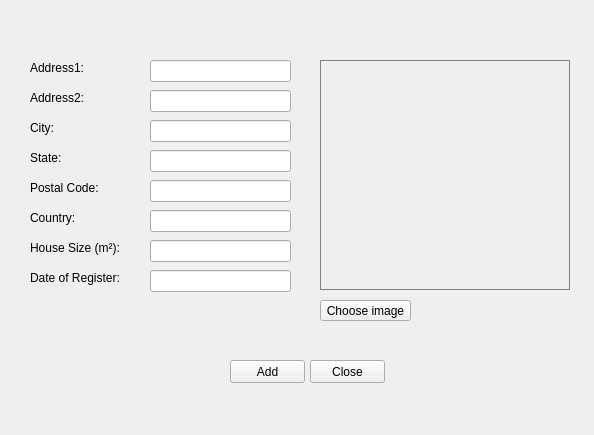
<?xml version="1.0" encoding="UTF-8"?>
<ui version="4.0">
 <class>Form</class>
 <widget class="QWidget" name="Form">
  <property name="geometry">
   <rect>
    <x>0</x>
    <y>0</y>
    <width>594</width>
    <height>435</height>
   </rect>
  </property>
  <property name="windowTitle">
   <string>Add House</string>
  </property>
  <property name="windowIcon">
   <iconset>
    <normaloff>icon.png</normaloff>icon.png</iconset>
  </property>
  <widget class="QLabel" name="label">
   <property name="geometry">
    <rect>
     <x>30</x>
     <y>60</y>
     <width>61</width>
     <height>16</height>
    </rect>
   </property>
   <property name="text">
    <string>Address1:</string>
   </property>
  </widget>
  <widget class="QLabel" name="label_2">
   <property name="geometry">
    <rect>
     <x>30</x>
     <y>90</y>
     <width>61</width>
     <height>16</height>
    </rect>
   </property>
   <property name="text">
    <string>Address2:</string>
   </property>
  </widget>
  <widget class="QLabel" name="label_3">
   <property name="geometry">
    <rect>
     <x>30</x>
     <y>120</y>
     <width>61</width>
     <height>16</height>
    </rect>
   </property>
   <property name="text">
    <string>City:</string>
   </property>
  </widget>
  <widget class="QLabel" name="label_4">
   <property name="geometry">
    <rect>
     <x>30</x>
     <y>150</y>
     <width>61</width>
     <height>16</height>
    </rect>
   </property>
   <property name="text">
    <string>State:</string>
   </property>
  </widget>
  <widget class="QLabel" name="label_5">
   <property name="geometry">
    <rect>
     <x>30</x>
     <y>180</y>
     <width>91</width>
     <height>16</height>
    </rect>
   </property>
   <property name="text">
    <string>Postal Code:</string>
   </property>
  </widget>
  <widget class="QLabel" name="label_6">
   <property name="geometry">
    <rect>
     <x>30</x>
     <y>210</y>
     <width>71</width>
     <height>16</height>
    </rect>
   </property>
   <property name="text">
    <string>Country:</string>
   </property>
  </widget>
  <widget class="QLabel" name="label_7">
   <property name="geometry">
    <rect>
     <x>30</x>
     <y>240</y>
     <width>111</width>
     <height>16</height>
    </rect>
   </property>
   <property name="text">
    <string>House Size (m²):</string>
   </property>
  </widget>
  <widget class="QLabel" name="label_8">
   <property name="geometry">
    <rect>
     <x>30</x>
     <y>270</y>
     <width>111</width>
     <height>16</height>
    </rect>
   </property>
   <property name="text">
    <string>Date of Register:</string>
   </property>
  </widget>
  <widget class="QLineEdit" name="date_lineEdit">
   <property name="enabled">
    <bool>true</bool>
   </property>
   <property name="geometry">
    <rect>
     <x>150</x>
     <y>270</y>
     <width>141</width>
     <height>22</height>
    </rect>
   </property>
  </widget>
  <widget class="QLineEdit" name="country_lineEdit">
   <property name="geometry">
    <rect>
     <x>150</x>
     <y>210</y>
     <width>141</width>
     <height>22</height>
    </rect>
   </property>
  </widget>
  <widget class="QLineEdit" name="size_lineEdit">
   <property name="geometry">
    <rect>
     <x>150</x>
     <y>240</y>
     <width>141</width>
     <height>22</height>
    </rect>
   </property>
  </widget>
  <widget class="QLineEdit" name="postalcode_lineEdit">
   <property name="geometry">
    <rect>
     <x>150</x>
     <y>180</y>
     <width>141</width>
     <height>22</height>
    </rect>
   </property>
  </widget>
  <widget class="QLineEdit" name="state_lineEdit">
   <property name="geometry">
    <rect>
     <x>150</x>
     <y>150</y>
     <width>141</width>
     <height>22</height>
    </rect>
   </property>
  </widget>
  <widget class="QLineEdit" name="city_lineEdit">
   <property name="geometry">
    <rect>
     <x>150</x>
     <y>120</y>
     <width>141</width>
     <height>22</height>
    </rect>
   </property>
  </widget>
  <widget class="QLineEdit" name="address2_lineEdit">
   <property name="geometry">
    <rect>
     <x>150</x>
     <y>90</y>
     <width>141</width>
     <height>22</height>
    </rect>
   </property>
  </widget>
  <widget class="QLineEdit" name="address1_lineEdit">
   <property name="geometry">
    <rect>
     <x>150</x>
     <y>60</y>
     <width>141</width>
     <height>22</height>
    </rect>
   </property>
  </widget>
  <widget class="QLabel" name="imageLabel">
   <property name="geometry">
    <rect>
     <x>320</x>
     <y>60</y>
     <width>250</width>
     <height>230</height>
    </rect>
   </property>
   <property name="minimumSize">
    <size>
     <width>250</width>
     <height>230</height>
    </size>
   </property>
   <property name="styleSheet">
    <string notr="true">border: 1px solid gray</string>
   </property>
   <property name="text">
    <string/>
   </property>
  </widget>
  <widget class="QPushButton" name="chooseButton">
   <property name="geometry">
    <rect>
     <x>320</x>
     <y>300</y>
     <width>91</width>
     <height>21</height>
    </rect>
   </property>
   <property name="text">
    <string>Choose image</string>
   </property>
  </widget>
  <widget class="QPushButton" name="add_pushButton_2">
   <property name="geometry">
    <rect>
     <x>230</x>
     <y>360</y>
     <width>75</width>
     <height>23</height>
    </rect>
   </property>
   <property name="text">
    <string>Add</string>
   </property>
  </widget>
  <widget class="QPushButton" name="exit_pushButton_2">
   <property name="geometry">
    <rect>
     <x>310</x>
     <y>360</y>
     <width>75</width>
     <height>23</height>
    </rect>
   </property>
   <property name="text">
    <string>Close</string>
   </property>
  </widget>
 </widget>
 <resources/>
 <connections>
  <connection>
   <sender>chooseButton</sender>
   <signal>clicked()</signal>
   <receiver>Form</receiver>
   <slot>load_image()</slot>
   <hints>
    <hint type="sourcelabel">
     <x>347</x>
     <y>275</y>
    </hint>
    <hint type="destinationlabel">
     <x>440</x>
     <y>305</y>
    </hint>
   </hints>
  </connection>
  <connection>
   <sender>add_pushButton_2</sender>
   <signal>clicked()</signal>
   <receiver>Form</receiver>
   <slot>add_house_clicked()</slot>
   <hints>
    <hint type="sourcelabel">
     <x>278</x>
     <y>350</y>
    </hint>
    <hint type="destinationlabel">
     <x>179</x>
     <y>370</y>
    </hint>
   </hints>
  </connection>
  <connection>
   <sender>exit_pushButton_2</sender>
   <signal>clicked()</signal>
   <receiver>Form</receiver>
   <slot>hide()</slot>
   <hints>
    <hint type="sourcelabel">
     <x>352</x>
     <y>361</y>
    </hint>
    <hint type="destinationlabel">
     <x>388</x>
     <y>388</y>
    </hint>
   </hints>
  </connection>
 </connections>
 <slots>
  <slot>load_image()</slot>
  <slot>add_house_clicked()</slot>
 </slots>
</ui>
